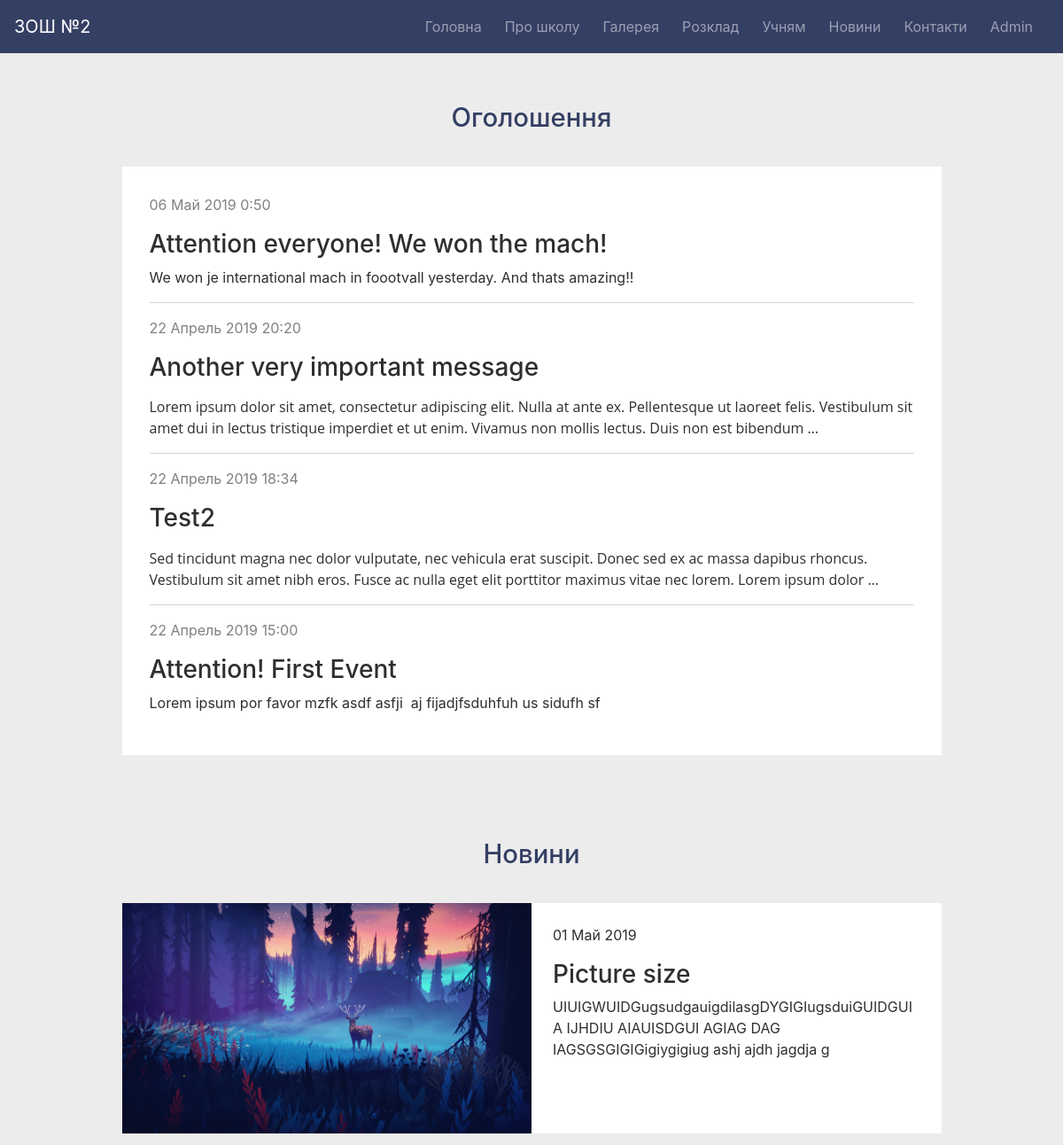
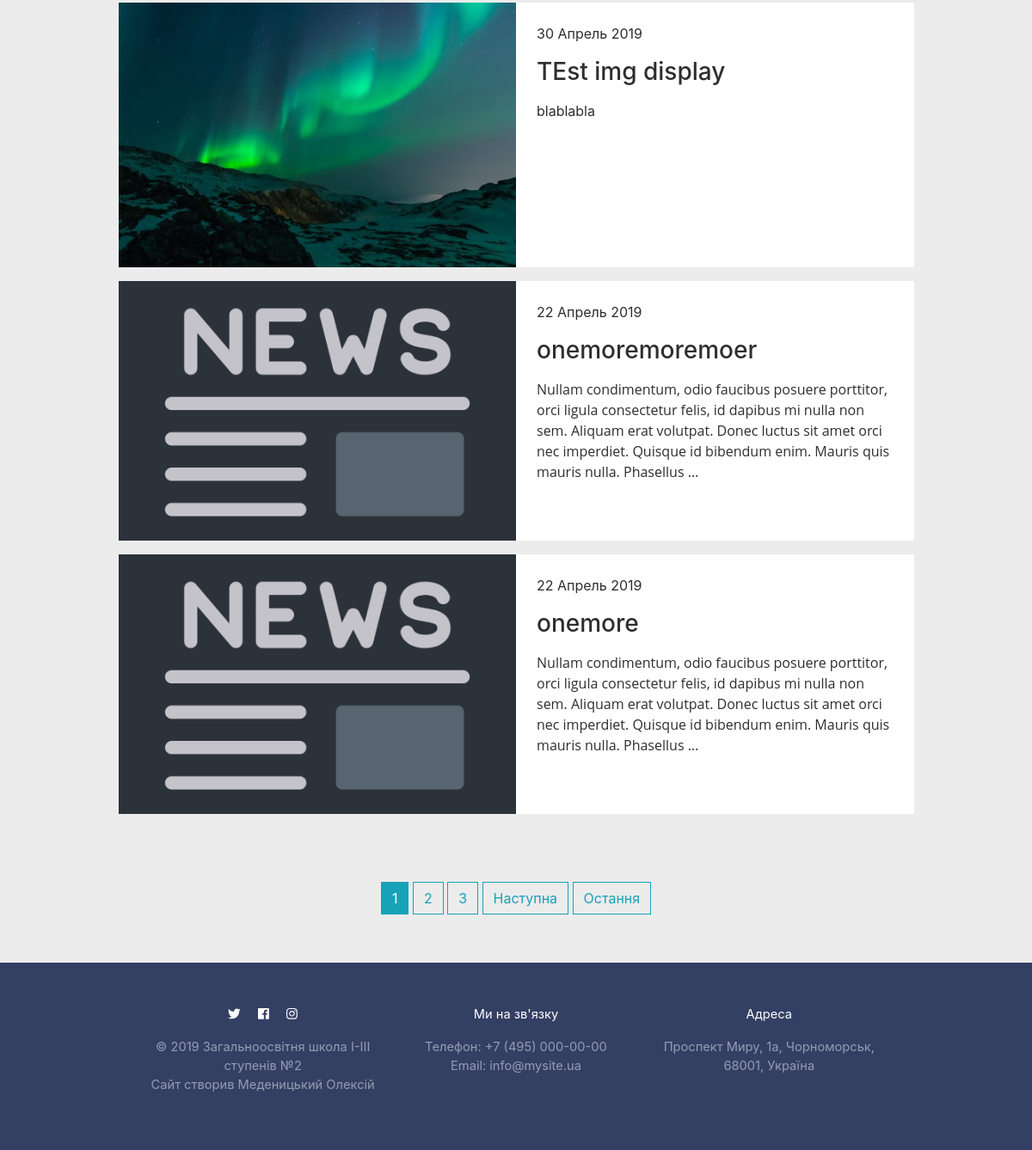
Page /news/ on the committed database (2 pictures, top to bottom).
### core/models.py (models this page shows, shortened)
class Event(models.Model):
	title = models.CharField(max_length=150)
	image = models.ImageField(default='event_pics/default.png', upload_to='event_pics')
	content = models.TextField()
	date_posted = models.DateTimeField(default=timezone.now)

class News(models.Model):
	title = models.CharField(max_length=150)
	image = models.ImageField(default='news_pics/default.png', upload_to='news_pics')
	content = models.TextField()
	date_posted = models.DateTimeField(default=timezone.now)

### core/views.py (the view)
# urls.py: path('news/', views.news, name='core-news'),
def news(request):
	news_list = News.objects.all().order_by('-date_posted')
	paginator = Paginator(news_list, 4)
	page = request.GET.get('page')
	pNews = paginator.get_page(page)
	context = {
		'title': 'News',
		'events': Event.objects.all().order_by('-date_posted'),
		'news': pNews,
	}
	return render(request, 'core/news.html', context)

### core/templates/core/news.html (shortened to what this page needs)
{% extends 'core/base.html' %}
{% block content %}
	{% if not news.has_previous %}
		<div class="container-fluid ">
		<div class="row  justify-content-center">
			<div class="col-md-12">
				<h2 align="center" class="section-title">Оголошення</h2><br>
			</div>
			<div class="col-md-10 event-all">
				<div class="row  p-3">
				{% for post in events %}
				<a href="{% url 'event-detail' post.id %}">
					<div class="col-md-12">
							<p class="event-all-date">{{ post.date_posted|date:"d F Y  G:i" }}</p>
							<h3>{{ post.title }}</h3>
							<p>{{ post.content|safe|truncatewords_html:"35" }}</p>
						{% if not post == events.last %}
							<hr class="light">
						{% endif %}
					</div>
				</a>
				{% endfor %}
				</div>
			</div>
			</div>
		</div>
		<br>
	{% endif %}
	<div class="container-fluid ">
	<div class="row  justify-content-center">
		{% if not news.has_previous %}
			<div class="col-md-12">
				<h2 align="center" class="section-title">Новини</h2><br>
			</div>
		{% else %}
			<div class="col-md-12">
				<br>
			</div>
		{% endif %}
		<div class="col-md-10">
			{% for post in news %}
				<div class=" p-0 mb-3 bg-white news-preview">
					<a href="{% url 'news-detail' post.id %}">
					<div class="row no-gutters">
						<div class="col-md-6">
							<img src="{{ post.image.url }}" width=100%><br>
						</div>
						<div class="col-md-6">
							<div class="p-4  news-content">
								<p>{{ post.date_posted|date:"d F Y" }}</p>
								<h3>{{ post.title }}</h3>
								<p>{{ post.content|safe|truncatewords_html:"35" }}</p>
							</div>
						</div>
					</div>
					</a>
				</div>
			{% endfor %}
		</div>
	</div>
	</div>
	<br>
	<br>
	<div align="center">
		{% for num in news.paginator.page_range %}
			{% if news.number == num %}
				<a class="btn btn-info mb-4 rounded-0 btn-pag" href="?page={{ num }}">{{ num }}</a>
			{% elif num > news.number|add:'-3' and num < news.number|add:'+3' %}
				<a class="btn btn-outline-info mb-4 rounded-0 btn-pag" href="?page={{ num }}">{{ num }}</a>
			{% endif %}
		{% endfor %}
		{% if news.has_next %}
			<a class="btn btn-outline-info mb-4 rounded-0 btn-pag" href="?page={{ news.next_page_number }}">Наступна</a>
			<a class="btn btn-outline-info mb-4 rounded-0 btn-pag" href="?page={{ news.paginator.num_pages }}">Остання</a>
		{% endif %}
	</div>
{% endblock content %}

### core/static/core/main.css (style rules this page uses)
body { background-color: #ececec; height: 100%; min-height: 100vh; }
a { outline: none; }
.row { margin: 15px; }
.section-title { color: #343F64; font-size: 22pt; margin: 14px; margin-top: 40px; }
[class*="col-"] { padding: 0; }
.no-gutters { padding: 0; margin: 0; padding-left: 0 !important; padding-right: 0 !important; margin-left: 0; margin-right: 0; }
.news-preview a { color: #2F2E2E; text-decoration: none; }
.event-all { background-color: #FFFFFF; }
.event-all a { text-decoration: none; color: #2F2E2E; width: 100%; }
.event-all-date { color: grey; }
hr.light { border-top: 1px solid #d3d3d3; }

### rows in the picture
Event: date_posted "06 Май 2019 0:50", title "Attention everyone! We won the mach!", content "We won je international mach in foootvall yesterday. And thats amazing!!"
Event: date_posted "22 Апрель 2019 20:20", title "Another very important message", content "Lorem ipsum dolor sit amet, consectetur adipiscing elit. Nulla at ante ex. Pellentesque ut laoreet felis. Vestibulum sit amet dui in lectus tristique imperdiet et ut enim. Vivamus non mollis lectus. Duis non est bibendum …"
Event: date_posted "22 Апрель 2019 18:34", title "Test2", content "Sed tincidunt magna nec dolor vulputate, nec vehicula erat suscipit. Donec sed ex ac massa dapibus rhoncus. Vestibulum sit amet nibh eros. Fusce ac nulla eget elit porttitor maximus vitae nec lorem. Lorem ipsum dolor …"
Event: date_posted "22 Апрель 2019 15:00", title "Attention! First Event", content "Lorem ipsum por favor mzfk asdf asfji aj fijadjfsduhfuh us sidufh sf"
News: image (picture), date_posted "01 Май 2019", title "Picture size", content "UIUIGWUIDGugsudgauigdilasgDYGIGIugsduiGUIDGUI A IJHDIU AIAUISDGUI AGIAG DAG IAGSGSGIGIGigiygigiug ashj ajdh jagdja g"
News: image (picture), date_posted "30 Апрель 2019", title "TEst img display", content "blablabla"
News: image (placeholder picture), date_posted "22 Апрель 2019", title "onemoremoremoer", content "Nullam condimentum, odio faucibus posuere porttitor, orci ligula consectetur felis, id dapibus mi nulla non sem. Aliquam erat volutpat. Donec luctus sit amet orci nec imperdiet. Quisque id bibendum enim. Mauris quis mauris nulla. Phasellus …"
News: image (placeholder picture), date_posted "22 Апрель 2019", title "onemore", content "Nullam condimentum, odio faucibus posuere porttitor, orci ligula consectetur felis, id dapibus mi nulla non sem. Aliquam erat volutpat. Donec luctus sit amet orci nec imperdiet. Quisque id bibendum enim. Mauris quis mauris nulla. Phasellus …"

### other values in the picture
{{ num }} "1"
{{ num }} "2" "3"
